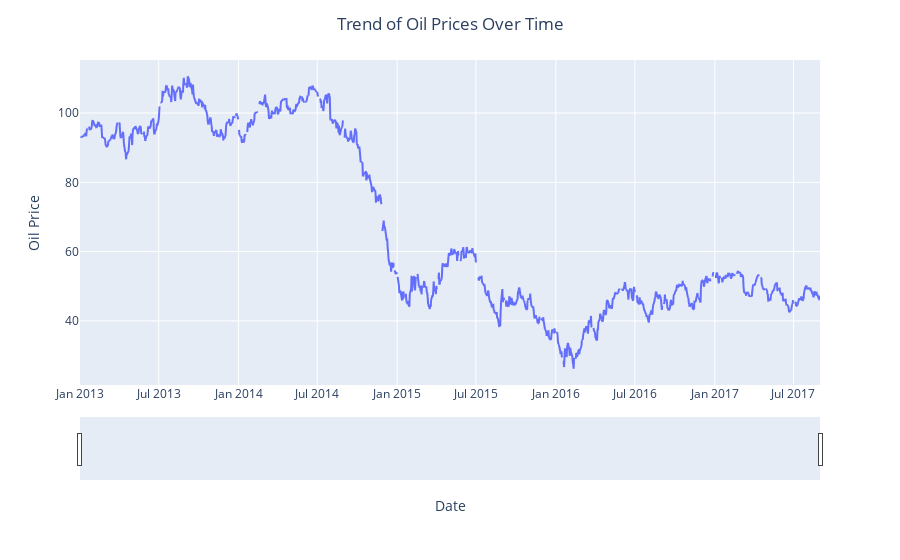

Notebook cell for this chart:
### Markdown cell above
As we can see, the only dataframe that has missing data is the `oil`, so let's focus in this dataset.

### Code cell
# Visualizing the 'oil_price' column to Identify a Strategy for Handling Missing Values
fig = px.line(oil, x='date', y='oil_price')
fig.update_layout(title='Trend of Oil Prices Over Time', title_x=0.5, xaxis_title='Date', yaxis_title='Oil Price')
fig.update_xaxes(rangeslider_visible=True)
fig.show()

### Figure 1 — Plotly figure (JSON) as saved in the notebook; plotly's stock layout.template omitted (floating-point values rounded to 4 significant figures; data arrays with more than 128 entries replaced by an {"elided": "..."} marker saying what was removed)
{"data": [{"hovertemplate": "date=%{x}<br>oil_price=%{y}<extra></extra>", "legendgroup": "", "line": {"color": "#636efa", "dash": "solid"}, "marker": {"symbol": "circle"}, "mode": "lines", "name": "", "showlegend": false, "type": "scattergl", "x": {"elided": "1218 str values"}, "xaxis": "x", "y": {"elided": "1218 float values"}, "yaxis": "y"}], "layout": {"legend": {"tracegroupgap": 0}, "margin": {"t": 60}, "title": {"text": "Trend of Oil Prices Over Time", "x": 0.5}, "xaxis": {"anchor": "y", "domain": [0, 1], "rangeslider": {"visible": true}, "title": {"text": "Date"}}, "yaxis": {"anchor": "x", "domain": [0, 1], "title": {"text": "Oil Price"}}}}
